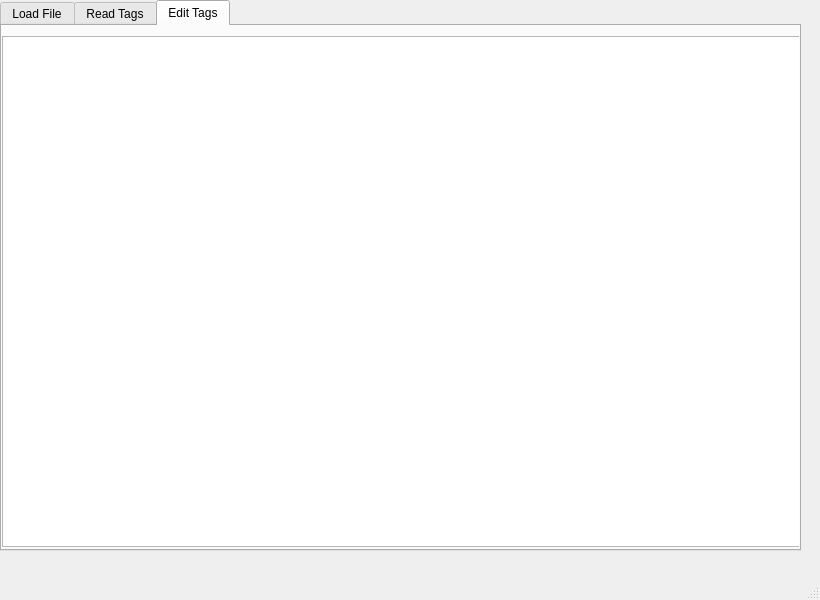
<?xml version="1.0" encoding="UTF-8"?>
<ui version="4.0">
 <class>MainWindow</class>
 <widget class="QMainWindow" name="MainWindow">
  <property name="geometry">
   <rect>
    <x>0</x>
    <y>0</y>
    <width>820</width>
    <height>600</height>
   </rect>
  </property>
  <property name="sizePolicy">
   <sizepolicy hsizetype="Preferred" vsizetype="Preferred">
    <horstretch>0</horstretch>
    <verstretch>0</verstretch>
   </sizepolicy>
  </property>
  <property name="minimumSize">
   <size>
    <width>0</width>
    <height>0</height>
   </size>
  </property>
  <property name="baseSize">
   <size>
    <width>0</width>
    <height>0</height>
   </size>
  </property>
  <property name="windowTitle">
   <string>DICOM_data_software</string>
  </property>
  <widget class="QWidget" name="centralwidget">
   <property name="sizePolicy">
    <sizepolicy hsizetype="Expanding" vsizetype="Expanding">
     <horstretch>0</horstretch>
     <verstretch>0</verstretch>
    </sizepolicy>
   </property>
   <widget class="QWidget" name="verticalLayoutWidget">
    <property name="geometry">
     <rect>
      <x>0</x>
      <y>0</y>
      <width>801</width>
      <height>551</height>
     </rect>
    </property>
    <layout class="QVBoxLayout" name="verticalLayout">
     <item>
      <widget class="QTabWidget" name="tabWidget">
       <property name="enabled">
        <bool>true</bool>
       </property>
       <property name="sizePolicy">
        <sizepolicy hsizetype="Expanding" vsizetype="Expanding">
         <horstretch>0</horstretch>
         <verstretch>0</verstretch>
        </sizepolicy>
       </property>
       <property name="cursor">
        <cursorShape>PointingHandCursor</cursorShape>
       </property>
       <property name="toolTip">
        <string>&lt;html&gt;&lt;head/&gt;&lt;body&gt;&lt;p&gt;Load File&lt;/p&gt;&lt;/body&gt;&lt;/html&gt;</string>
       </property>
       <property name="autoFillBackground">
        <bool>false</bool>
       </property>
       <property name="currentIndex">
        <number>2</number>
       </property>
       <widget class="QWidget" name="load">
        <property name="cursor">
         <cursorShape>PointingHandCursor</cursorShape>
        </property>
        <attribute name="title">
         <string>Load File</string>
        </attribute>
        <widget class="QPushButton" name="choosefileButton">
         <property name="geometry">
          <rect>
           <x>22</x>
           <y>220</y>
           <width>111</width>
           <height>29</height>
          </rect>
         </property>
         <property name="text">
          <string>Choose file ...</string>
         </property>
        </widget>
        <widget class="QGraphicsView" name="dicomView1">
         <property name="geometry">
          <rect>
           <x>180</x>
           <y>10</y>
           <width>600</width>
           <height>501</height>
          </rect>
         </property>
        </widget>
       </widget>
       <widget class="QWidget" name="read">
        <attribute name="title">
         <string>Read Tags</string>
        </attribute>
        <widget class="QGraphicsView" name="dicomView2">
         <property name="geometry">
          <rect>
           <x>0</x>
           <y>0</y>
           <width>411</width>
           <height>511</height>
          </rect>
         </property>
        </widget>
        <widget class="QListView" name="tagsText">
         <property name="geometry">
          <rect>
           <x>420</x>
           <y>0</y>
           <width>381</width>
           <height>511</height>
          </rect>
         </property>
        </widget>
       </widget>
       <widget class="QWidget" name="edit">
        <attribute name="title">
         <string>Edit Tags</string>
        </attribute>
        <widget class="QColumnView" name="editTagsView">
         <property name="geometry">
          <rect>
           <x>0</x>
           <y>10</y>
           <width>801</width>
           <height>511</height>
          </rect>
         </property>
        </widget>
       </widget>
      </widget>
     </item>
    </layout>
   </widget>
  </widget>
  <widget class="QMenuBar" name="menubar">
   <property name="geometry">
    <rect>
     <x>0</x>
     <y>0</y>
     <width>820</width>
     <height>26</height>
    </rect>
   </property>
  </widget>
  <widget class="QStatusBar" name="statusbar"/>
 </widget>
 <resources/>
 <connections/>
</ui>
